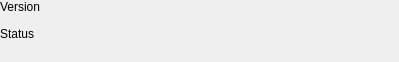
<?xml version="1.0" encoding="UTF-8"?>
<ui version="4.0">
 <class>imsmdLifecycleWidget</class>
 <widget class="QWidget" name="imsmdLifecycleWidget">
  <property name="geometry">
   <rect>
    <x>0</x>
    <y>0</y>
    <width>399</width>
    <height>62</height>
   </rect>
  </property>
  <property name="windowTitle">
   <string>Form</string>
  </property>
  <layout class="QGridLayout" name="gridLayout">
   <property name="margin">
    <number>0</number>
   </property>
   <property name="spacing">
    <number>0</number>
   </property>
   <item row="0" column="0">
    <widget class="QLabel" name="label_5">
     <property name="sizePolicy">
      <sizepolicy hsizetype="Maximum" vsizetype="Preferred">
       <horstretch>0</horstretch>
       <verstretch>0</verstretch>
      </sizepolicy>
     </property>
     <property name="text">
      <string>Version</string>
     </property>
     <property name="alignment">
      <set>Qt::AlignLeading|Qt::AlignLeft|Qt::AlignTop</set>
     </property>
     <property name="margin">
      <number>5</number>
     </property>
    </widget>
   </item>
   <item row="0" column="1">
    <layout class="QVBoxLayout" name="lcVersionLayout">
     <property name="spacing">
      <number>0</number>
     </property>
    </layout>
   </item>
   <item row="1" column="0">
    <widget class="QLabel" name="label_6">
     <property name="text">
      <string>Status</string>
     </property>
     <property name="alignment">
      <set>Qt::AlignLeading|Qt::AlignLeft|Qt::AlignTop</set>
     </property>
     <property name="margin">
      <number>5</number>
     </property>
    </widget>
   </item>
   <item row="1" column="1">
    <layout class="QVBoxLayout" name="lcStatusLayout">
     <property name="spacing">
      <number>0</number>
     </property>
    </layout>
   </item>
   <item row="2" column="0" colspan="2">
    <layout class="QVBoxLayout" name="lcContributeLayout">
     <property name="spacing">
      <number>-1</number>
     </property>
     <property name="margin">
      <number>4</number>
     </property>
    </layout>
   </item>
  </layout>
 </widget>
 <resources/>
 <connections/>
</ui>
